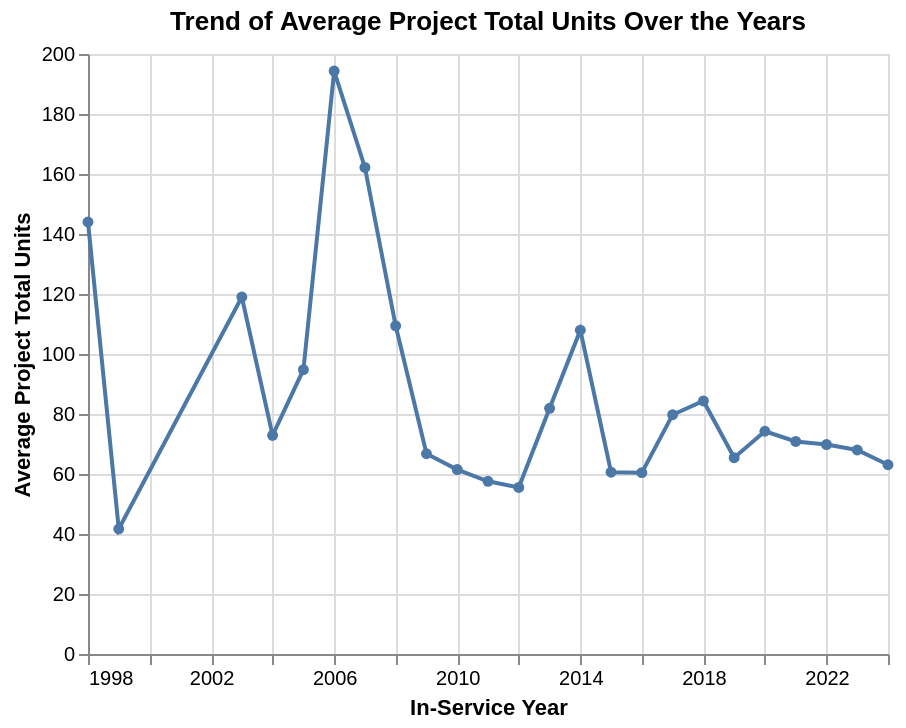

Notebook cell for this chart:
### Code cell
chart3

### Figure 1 — Vega-Lite specification as saved in the notebook (floating-point values rounded to 4 significant figures; data arrays with more than 128 entries replaced by an {"elided": "..."} marker saying what was removed)
{"config": {"view": {"continuousWidth": 400, "continuousHeight": 300}}, "data": {"name": "data-5ff5b857bad088e74745696322fee5d7"}, "mark": {"type": "line", "point": true}, "encoding": {"tooltip": [{"field": "IN-SERVICE DATE", "timeUnit": "year", "type": "temporal"}, {"aggregate": "mean", "field": "PROJECT TOTAL UNITS", "type": "quantitative"}], "x": {"field": "IN-SERVICE DATE", "timeUnit": "year", "title": "In-Service Year", "type": "temporal"}, "y": {"aggregate": "mean", "field": "PROJECT TOTAL UNITS", "title": "Average Project Total Units", "type": "quantitative"}}, "title": "Trend of Average Project Total Units Over the Years", "$schema": "https://vega.github.io/schema/vega-lite/v4.17.0.json", "datasets": {"data-5ff5b857bad088e74745696322fee5d7": {"elided": "594 records"}}}
